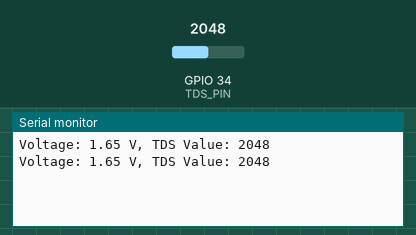
A sketch run on a simulated ESP32. Parts: the last lines printed to the serial monitor. Inputs (shaded band) come from the test bench; at power-on: GPIO 34 (TDS_PIN) = 2048.

Above: at 1.8 s.
1.9 s: GPIO 34 (TDS_PIN) set to 2866
At 2.7 s:
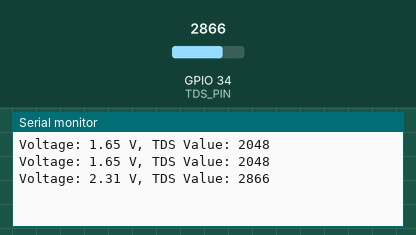
3.4 s: GPIO 34 (TDS_PIN) set to 3603
At 4.8 s:
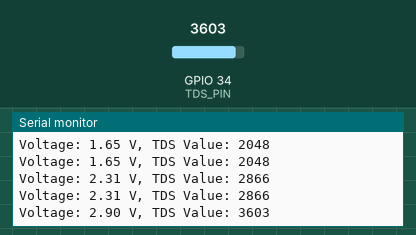
Timing chart, 0 to 6.4 s (numbered marks = the images above; inputs shaded):
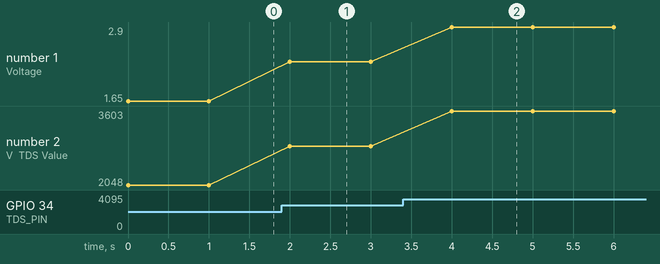

The sketch:

TDS.ino
```cpp
#define TDS_PIN 34  // Connect the AOUT of TDS sensor to GPIO 34

void setup() {
  Serial.begin(115200);
  pinMode(TDS_PIN, INPUT);
}

void loop() {
  // Read the analog value from the TDS sensor
  int sensorValue = analogRead(TDS_PIN);

  // Map the sensor value (0 to 4095) to TDS range
  // This is an example. You might need to calibrate it based on your TDS sensor
  float voltage = sensorValue * (3.3 / 4095.0); // ESP32 ADC resolution is 12-bit (0-4095)

  // Print the voltage and the corresponding TDS value
  Serial.print("Voltage: ");
  Serial.print(voltage);
  Serial.print(" V, TDS Value: ");
  Serial.println(sensorValue); // You can implement a formula to convert voltage to TDS

  delay(1000);  // Wait for 1 second
}
```

Measured:
- after the input at 1.9 s, the serial monitor: prints a new line after 0.10 s (image 1)
- after the input at 3.4 s, the serial monitor: prints a new line after 0.60 s (image 2)
- plotted number 1: 1.65 → 2.31 after the input at 1.9 s, 2.31 → 2.9 after the input at 3.4 s
- plotted number 2: 2048 → 2866 after the input at 1.9 s, 2866 → 3603 after the input at 3.4 s
